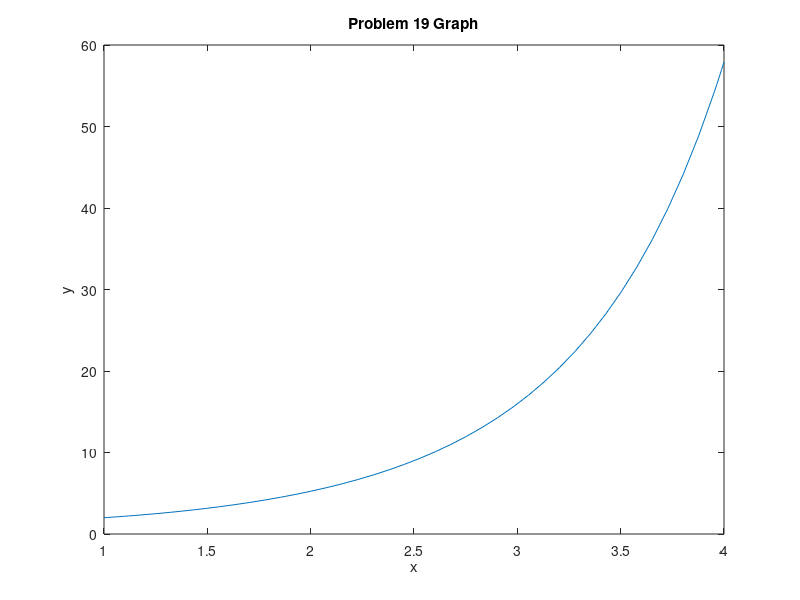
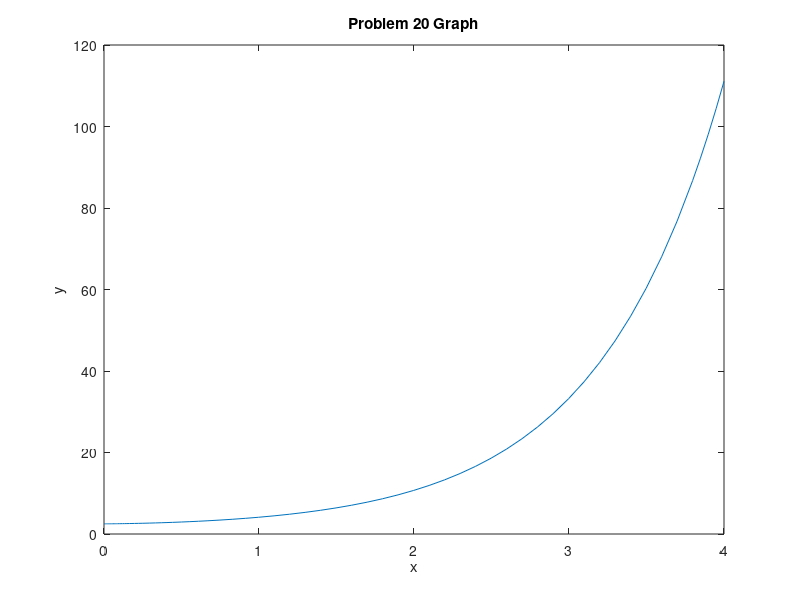
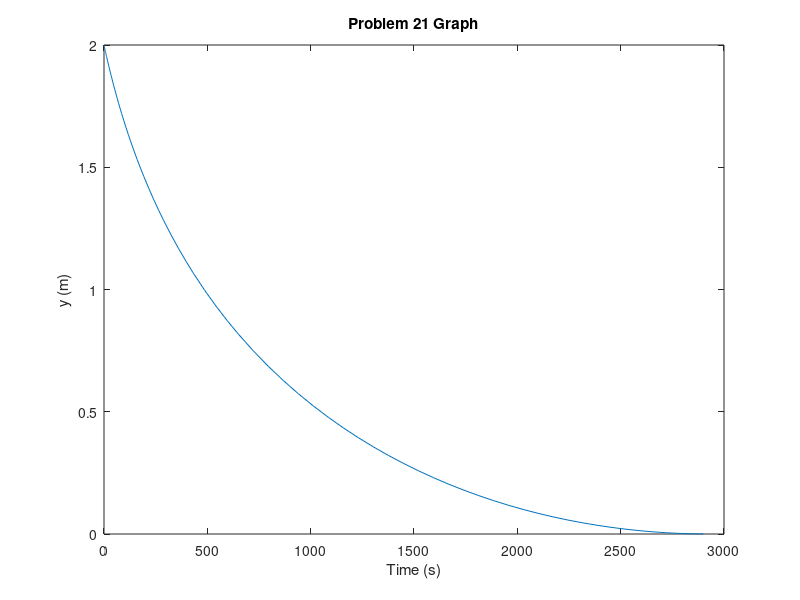
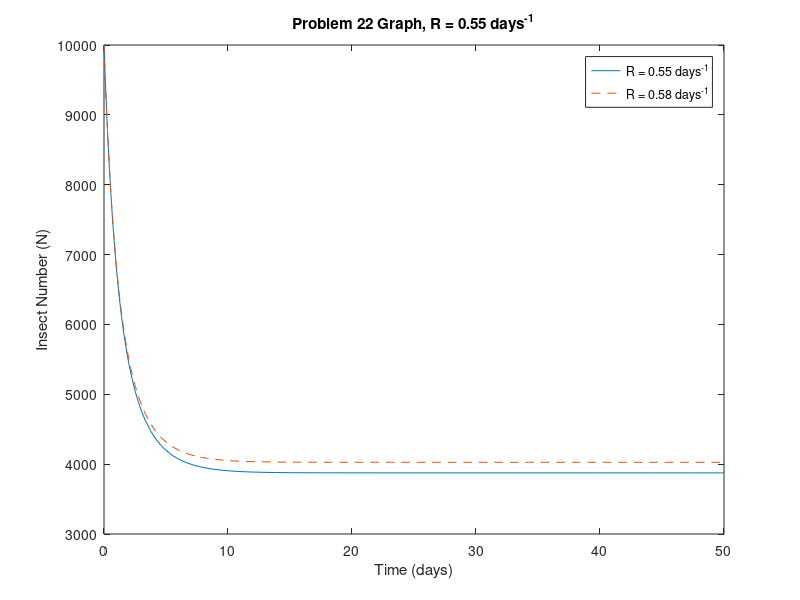

Write the MATLAB code that produced these figures, in order.
% GilatChapter10.m
% Noah Ruderman
% This script file includes all the problems from Chapter 10 of MATLAB: An
% Introduction with Applications by Amos Gilat.
% Chapter 10: Applications in Numerical Analysis
% 5.19.11

close all
clear
clc
format loose

%% Problem 1
disp('Problem 1')
y = @(x) 10*(exp(-0.2*x) - exp(-1.5*x)) - 4;

% % Let's plot this function so we can get an estimate to our zero point
% x = 0:100;
% plot(x,y(x))
% % It looks like x = 0 is a good guess

fprintf('\tThe solution is %.4f.\n\n\n', fzero(y, 0))





%% Problem 2
disp('Problem 2')
y = @(x) exp(-0.2*x).*cos(2*x) - 0.15*x.^2 + 1;

% % Let's plot our function to estimate where our zeros occur on the x axis
% x = 0:.1:4;
% plot(x,y(x))
% % Our guesses will be 1.5, 2, and 3

fprintf('\tThe positive roots are at x = %.4f, x = %.4f, and x = %.4f.\n\n\n', ...
    fzero(y,1.5), fzero(y,2), fzero(y,3))





%% Problem 3
disp('Problem 3')
y = @(x) x.^3 - 7*x.^2.*cos(3*x) + 3;

% % Let's plot this function to figure out where the positive roots are
% x = 0:.01:6.5;
% plot(x,y(x))
% % Local maxima are around 1.5, 3, 5.5. Local min are at 2, 4.2, 6.3. There
% % are six zeros

fprintf('\tThe positive roots occur at the following points:\n')
fprintf('\tx = %.4f\n', fzero(y, [1.5 2]))
fprintf('\tx = %.4f\n', fzero(y, [2 3]))
fprintf('\tx = %.4f\n', fzero(y, [3 4.2]))
fprintf('\tx = %.4f\n', fzero(y, [4.2 5.5]))
fprintf('\tx = %.4f\n', fzero(y, [5.5 6.3]))
fprintf('\tx = %.4f\n\n\n', fzero(y, [6.3 6.5]))





%% Problem 4
disp('Problem 4')
h = 10;     % m
m = 18;     % kg
mu = 0.55;   % friction coefficient
g = 9.81;   % m/s^2

y = @(x) mu*m*g*sqrt(x.^2 + h^2)./(x + mu*h) - 90;

% % Let's plot the function to see where the root will be
% x = 5:15;
% plot(x,y(x))
% % We see the zero occurs at about x = 9

fprintf('\tThe pulling force is equal to 90 N at x = %.4f meters.\n\n\n',...
    fzero(y,9))
% It appears that the book's solution is incorrect. The answer is NOT
% 7.2792





%% Problem 5
disp('Problem 5')
a = 0.18;   % meters
b = 0.06;   % meters
K = 2600;   % N/m
L_0 = sqrt(a^2 + b^2);
F = 200;    % N

L = @(x) sqrt(a^2 + (b + x).^2);
y = @(x) 2*K./(L(x)).*(L(x) - L_0).*(b + x) + K/2.*x - F;

% % Let's plot y so that we get an idea of where the zero of the function is
% x = 0:.01:.2;
% plot(x,y(x))
% % The zero is approximately x = 0.08 meters

fprintf('\tA 200 N object will hang a distance x = %.4f meters when attached\n', ...
    fzero(y,0.08))
fprintf('to the scale.\n\n\n')





%% Problem 6
disp('Problem 6')
I_s = 10^(-12);     % Amps
q = 1.6*10^(-19);   % Coulombs
k = 1.38*10^(-23);   % J/Kelvin (Boltzmann's constant)
v_s = 2;            % Volts
T = 297;            % K
R = 1000;           % Ohms

y = @(v_d) I_s*(exp(q*v_d/(k*T)) - 1) - (v_s - v_d)/R;

% % Let's plot to see where the zero is
% v_d = 0:.01:.6;
% plot(v_d, y(v_d))
% % We see that the zeros occur between x = .5 and .6

fprintf('\tv_d = %.4f Volts\n\n\n', fzero(y,[.5 .6]))





%% Problem 7
disp('Problem 7')

% we add a negative sign so that the function fminbnd will find the
% minimum of this function and thus the maximum of the regular function.
y = @(x) -(10*(exp(-0.2*x) - exp(-1.5*x)) - 4);

% % Let's plot our function to see where the maximum is
% x = 0:.1:10;
% plot(x,y(x))
% % We see that the maximum occurs between 0 and 10

[xmax ymax] = fminbnd(y, 0, 10);

fprintf('\tThe maximum of our function occurs at x = %.4f.\n', xmax)
fprintf('\tThe value of the maximum of the function is %.4f.\n\n\n', ymax)





%% Problem 8
disp('Problem 8')
% The surface area is given by pi*R1^2 + pi*(R1 + R2)*sqrt((R1 - R2)^2 +
% h^2)
% The volume is given by 1/3*pi*h*(R1^2 + R1*R2 + R2^2)
% We know R2 = 1.3*R1
% The volume is 240 cm^3
% h = 240*3/(pi*(R1^2*(2.3 + 1.3^2)))
% Our surface area is pi*R1^2 + pi*(R1*(2.3))*sqrt((R1*(0.3))^2 + (240*3/(pi*(R1^2*(2.3 + 1.3^2))))^2)
% We want to find the minimum of our surface area

SA = @(R1) pi*R1.^2 ...
    + pi*(R1.*(2.3)).*sqrt((R1.*(0.3)).^2 ... 
    + (240*3./(pi*(R1.^2*(2.3 + 1.3^2)))).^2);

% % Let's plot the SA with respect to R1 to find the minimum
% R1 = .1:.1:10;
% plot(R1, SA(R1))
% % The minimum occurs at about 4 cm

R1_min = fminbnd(SA, 3,5);
h_min = 240*3/(pi*(R1_min^2*(2.3 + 1.3^2)));

fprintf('\tFor the minimum surface area, R1 = %.4f cm and h = %.4f cm.\n\n\n', ...
    R1_min, h_min)
% Note: The answer listed in the book is incorrect. The author mistakenly
% solved the problem for V = 266 cm^3, although the problem states that V =
% 240 cm^3. 





%% Problem 9
disp('Problem 9')
h = 10;     % m
m = 18;     % kg
mu = .55;   % friction coefficient
g = 9.81;   % m/s^2

y = @(x) mu*m*g*sqrt(x.^2 + h^2)./(x + mu*h);

% % Let's plot to see the minimum of the function
% x = 0:40;
% plot(x,y(x))
% % We see there is a minimum between x = 10 and 25

[xmin Fmin] = fminbnd(y, 10, 25);

fprintf('\tThe force is smallest at x = %.4f meters. The force is %.4f N.\n\n\n', ...
    xmin, Fmin)





%% Problem 10
disp('Problem 10')
% The volume of a cone is 1/3*pi*r^2*h
% We know h < 2*R = 34 cm, r < R = 17 cm
% Based on the geometric restrictions, r = sqrt(R^2 - (h - R)^2)

R = 17;     % cm

V = @(h) 1/3*pi*(R^2 - (h - R).^2).*h;

% % Let's plot V and find a maximum
% h = 0:34;
% plot(h, V(h))

V = @(h) -1/3*pi*(R^2 - (h - R).^2).*h;
[hmax Vmax] = fminbnd(V, 0, 34);
Vmax = -Vmax
rmax = sqrt(R^2 - (hmax - R)^2);

fprintf('\tHere are the dimensions of the largest cone we can fit inside the sphere:\n')
fprintf('\tradius = %.4f cm\n', rmax)
fprintf('\theight = %.4f cm\n', hmax)
fprintf('\tvolume = %.4f cm^3 \n\n\n', Vmax)





%% Problem 11
disp('Problem 11')
c = 3.0*10^8;   % m/s
h = 6.63*10^(-34);  %J s
k = 1.38*10^(-23);  %J/K
T = 1500;   % K

% R = @(lambda) 2*pi*c^2*h./lambda.^5.*(1./(exp(h*c./(lambda*k*T)) - 1));
% lambda = linspace(.2*10^(-6), 6*10^(-6), 100);
% plot(lambda, R(lambda))

R = @(lambda) -2*pi*c^2*h./lambda.^5.*(1./(exp(h*c./(lambda*k*T)) - 1));

[lambda_max R_max] = fminbnd(R,.2*10^(-6), 6*10^(-6));
R_max = -R_max;

fprintf('\tThe maximum R is %.4g which occurs at lambda = %.4g\n\n\n', ...
    R_max, lambda_max)





%% Problem 12
disp('Problem 12')
fx = @(x) (3 + exp(.5.*x))./(.3*x.^2 + 2.5*x + 1.6);

quad(fx, 1, 6)
fprintf('\n')





%% Problem 13
disp('Problem 13')
a = 60;     % m
h = 15;     % m

fx = @(x) 2*sqrt(1 + 4*h^2/a^4*x.^2);

L = quad(fx, 0, a);
fprintf('\tThe length of the main supporting cable should be %.4f m.\n\n\n', L)





%% Problem 14
disp('Problem 14')
epsilon_0 = 8.85*10^(-12);  % C^2/N m^2
z = 5*10^(-2);  % m
R = 6*10^(-2);  % m
sigma = 300*10^(-6);    % C/m^2

E = sigma*z/(4*epsilon_0)*quad(@(r) (z^2 + r.^2).^(-3/2).*(2*r), 0, R);

fprintf('\tThe electric field is %.4g N/C\n\n\n', E)





%% Problem 15
disp('Problem 15')
R = 6371*10^3;   % m
g_0 = 9.81;     % m/s^2
m = 500;    % kg    mass of the satellite
h = 800*10^3;   % m

g = @(y) R^2./(R + y).^2 * g_0;

dU = m*quad(g, 0, h);

fprintf('\tThe change in the potential energy of the satellite is %.4g J\n\n\n', dU)





%% Problem 16
disp('Problem 16')
x = 0:30:390;
y = [42 73 101 136 143 177 205 217 212 194 190 157 141 151];

area = trapz(x,y);

fprintf('\tThe calculated area is %d square miles. This is close to the \nactual area of ', area)
fprintf('57918 square miles.\n\n\n')





%% Problem 17
disp('Problem 17')
G_inf = 5;  % ksi
c = 0.05; 
tau1 = 0.05;    % s
tau2 = 500;     % s
t = 10;     % s
% t = 100;     % s
% t = 1000;     % s

G = G_inf*(1 + c*quad(@(x) exp(-t./x)./x, tau1, tau2));

fprintf('\tFor t = %d seconds, G = %.4f\n\n\n', t, G)





%% Problem 18
disp('Problem 18')
a = 5.9065*10^9;    % km
b = 5.7208*10^9;    % km
k = sqrt(a^2 - b^2)/a;

P = 4*a*quadl(@(theta) sqrt(1 - k^2*sin(theta).^2), 0, pi/2);
v_avg = P/(248*365*24);

fprintf('\tThe perimeter of Pluto is %.4g km.\n', P)
fprintf('\tPluto has an average speed of %.4g km/hr\n\n\n', v_avg)





%% Problem 19
% disp('Problem 19')
dydt = @(x,y) x + x.*y/3;

[x y] = ode45(dydt, [1 4], 2);

figure()
plot(x,y)
xlabel('x')
ylabel('y')
title('Problem 19 Graph')





%% Problem 20
% disp('Problem 20')
dydt = @(x,y) 0.6*x.*sqrt(y) + 0.5*y.*sqrt(x);

[x y] = ode45(dydt, [0 4], 2.5);

figure()
plot(x,y)
xlabel('x')
ylabel('y')
title('Problem 20 Graph')
% Note: The book's solution is incorrect because it graphs for 
% dydt = @(x,y) -0.6*x.*sqrt(y) + 0.5*y.*sqrt(x) when the question states
% that dydt = @(x,y) 0.6*x.*sqrt(y) + 0.5*y.*sqrt(x)





%% Problem 21
disp('Problem 21')
g = 9.81;   % m/s^2
r_h = 0.025; % m

dydt = @(t, y) -sqrt(2*g*y)*r_h^2./(2 - 0.5*y).^2;

[t y] = ode45(dydt, [0 2900], 2);

time1 = t(y > .1);
time2 = t(y < .1);

time = (time2(end) - time1(end)) / 2;

figure()
plot(t,y)
xlabel('Time (s)')
ylabel('y (m)')
title('Problem 21 Graph')

fprintf('\tThe time that y = .1 is approximately %.4f seconds\n\n\n', time)





%% Problem 22
% disp('Problem 22')
C = 10^4; 
N_c = 10^4; 
r = 10^4;
R1 = 0.55;  % days^(-1)
R2 = 0.58;  % days^(-1)

dN1dt1 = @(t1, N1) R1*N1.*(1 - N1/C) - r*N1.^2./(N_c^2 + N1.^2);
dN2dt2 = @(t2, N2) R2*N2.*(1 - N2/C) - r*N2.^2./(N_c^2 + N2.^2);

[t1 N1] = ode45(dN1dt1, [0 50], 10000);
[t2 N2] = ode45(dN2dt2, [0 50], 10000);

figure()
plot(t1, N1)
title('Problem 22 Graph, R = 0.55 days^-^1')
hold on
plot(t2, N2,'--')
xlabel('Time (days)')
ylabel('Insect Number (N)')
legend('R = 0.55 days^-^1', 'R = 0.58 days^-^1')
hold off


% The book's solution is incorrect because it plots N vs. t for C = 10^5.
% However, the question states that C = 10^4, which changes the graph
% significantly. No comment can be made on the outbreak model for this
% graph because with C = 10^4 there is no outbreak. 





%% Problem 23
disp('Problem 23')
a = 5;  % lb^(1/3)
b = 2;  % day^(-1)

dwdt = @(t,w) a*w.^(2/3) - b*w;

[t w] = ode45(dwdt, [0 10], .5);

figure()
plot(t,w)
xlabel('Time (days)')
ylabel('Weight (lbs)')
title('Problem 23 Graph')

fprintf('\tThe maximum weight is %.4f pounds.\n\n\n', max(w))





%% Problem 24
% disp('Problem 24')
dvdt = @(t,v) -0.0035*v.^2 - 3;

[t v] = ode45(dvdt, [0 14.1987], 300);

figure()
subplot(2,1,1)
plot(t,v)
xlabel('Time (hrs)')
ylabel('Velocity (km/hr)')
title('Problem 24 Graph Part A')

x = zeros(size(t));
for i = 1:length(t)
    x(i) = trapz(t(1:i),v(1:i));
end

subplot(2,1,2)
plot(t,x)
xlabel('Time (hrs)')
ylabel('Distance (km)')
title('Problem 24 Graph Part B')





%% Problem 25
% disp('Problem 25')
R = 50;     % ohms
C = 0.001;  % F

%disp('a.')
v_s = 12;   % V
dv_cdt = @(t,v_c) 1/(R*C)*(v_s - v_c);

[t v_c] = ode45(dv_cdt, [0 .2], 0);

figure()
subplot(2,2,1)
plot(t,v_c)
xlabel('Time (s)')
ylabel('Capacitor Potential (V)')
title('Problem 25 Graph Part A')



%disp('b.')

dv_cdt = @(t,v_c) 1/(R*C)*(12*sin(2*60*pi*t) - v_c);

[t v_c] = ode45(dv_cdt, [0 .2], 0);

subplot(2,2,2)
plot(t,v_c)
xlabel('Time (s)')
ylabel('Capacitor Potential (V)')
title('Problem 25 Graph Part B')



%disp('c.')
v_s = 12;   % V
dv_cdt = @(t,v_c) 1/(R*C)*(v_s - v_c);

[t1 v_c1] = ode45(dv_cdt, [0 .1], 0);

v_s = 0;   % V
dv_cdt = @(t,v_c) 1/(R*C)*(v_s - v_c);

[t2 v_c2] = ode45(dv_cdt, [.1 .2], v_c1(end));

t = [t1; t2];
v_c = [v_c1; v_c2];

subplot(2,2,3)
plot(t,v_c)
xlabel('Time (s)')
ylabel('Capacitor Potential (V)')
title('Problem 25 Graph Part C')




